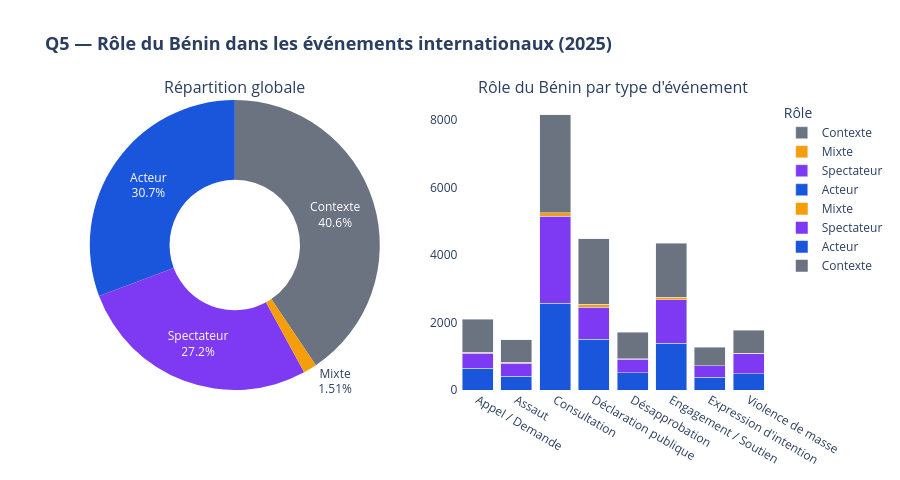

Source (notebook cell):
### Markdown cell above
---

## Q5 — Le Bénin est-il acteur ou spectateur sur la scène internationale ?

**Visualisation 5 : Rôle du Bénin dans les événements GDELT**

Chaque événement GDELT implique un acteur 1 (initiateur) et un acteur 2 (cible ou partenaire).  
Cette analyse détermine si le Bénin initie les événements (**Acteur**), en est la cible (**Spectateur**), est les deux à la fois (**Mixte**), ou sert uniquement de cadre géographique (**Contexte**).

### Code cell
# ── Q5 — VISUALIZATION 5 : Benin role distribution ──────────
role_counts = df["benin_role"].value_counts().reset_index()
role_colors = {
    "Acteur": "#1a56db",
    "Spectateur": "#7e3af2",
    "Mixte": "#f59e0b",
    "Contexte": "#6b7280"
}

fig5 = make_subplots(
    rows=1, cols=2,
    specs=[[{"type": "pie"}, {"type": "bar"}]],
    subplot_titles=(
        "Répartition globale",
        "Rôle du Bénin par type d'événement"
    )
)

# Pie chart
fig5.add_trace(
    go.Pie(
        labels=role_counts["benin_role"],
        values=role_counts["count"],
        marker_colors=[role_colors.get(l, "#aaa") for l in role_counts["benin_role"]],
        hole=0.45,
        textinfo="label+percent",
        name="Rôle"
    ),
    row=1, col=1
)

# Stacked bar: role × event type
role_event = (
    df.groupby(["event_root_label", "benin_role"])
    .size()
    .reset_index(name="count")
)
top_events = df["event_root_label"].value_counts().head(8).index.tolist()
role_event_top = role_event[role_event["event_root_label"].isin(top_events)]

for role in ["Acteur", "Spectateur", "Mixte", "Contexte"]:
    subset = role_event_top[role_event_top["benin_role"] == role]
    fig5.add_trace(
        go.Bar(
            x=subset["event_root_label"],
            y=subset["count"],
            name=role,
            marker_color=role_colors.get(role, "#aaa")
        ),
        row=1, col=2
    )

fig5.update_layout(
    height=480,
    title_text="<b>Q5 — Rôle du Bénin dans les événements internationaux (2025)</b>",
    title_font_size=18,
    barmode="stack",
    plot_bgcolor="white",
    paper_bgcolor="white",
    legend_title="Rôle"
)
fig5.show()

print("\nInsight Q5 :")
for _, row in role_counts.iterrows():
    pct = row["count"] / len(df) * 100
    print(f"  {row['benin_role']:<15} : {row['count']:>5,} événements ({pct:.1f}%)")

### Figure 1 — Plotly figure (JSON) as saved in the notebook; plotly's stock layout.template omitted (floating-point values rounded to 4 significant figures)
{"data": [{"domain": {"x": [0, 0.45], "y": [0, 1]}, "hole": 0.45, "labels": ["Contexte", "Acteur", "Spectateur", "Mixte"], "marker": {"colors": ["#6b7280", "#1a56db", "#7e3af2", "#f59e0b"]}, "name": "Rôle", "textinfo": "label+percent", "type": "pie", "values": [12777, 9675, 8576, 476]}, {"marker": {"color": "#1a56db"}, "name": "Acteur", "type": "bar", "x": ["Appel / Demande", "Assaut", "Consultation", "Déclaration publique", "Désapprobation", "Engagement / Soutien", "Expression d'intention", "Violence de masse"], "xaxis": "x", "y": [650, 401, 2574, 1501, 514, 1386, 374, 487], "yaxis": "y"}, {"marker": {"color": "#7e3af2"}, "name": "Spectateur", "type": "bar", "x": ["Appel / Demande", "Assaut", "Consultation", "Déclaration publique", "Désapprobation", "Engagement / Soutien", "Expression d'intention", "Violence de masse"], "xaxis": "x", "y": [434, 393, 2570, 956, 390, 1280, 341, 581], "yaxis": "y"}, {"marker": {"color": "#f59e0b"}, "name": "Mixte", "type": "bar", "x": ["Appel / Demande", "Assaut", "Consultation", "Déclaration publique", "Désapprobation", "Engagement / Soutien", "Expression d'intention", "Violence de masse"], "xaxis": "x", "y": [29, 28, 103, 86, 26, 86, 7, 23], "yaxis": "y"}, {"marker": {"color": "#6b7280"}, "name": "Contexte", "type": "bar", "x": ["Appel / Demande", "Assaut", "Consultation", "Déclaration publique", "Désapprobation", "Engagement / Soutien", "Expression d'intention", "Violence de masse"], "xaxis": "x", "y": [987, 664, 2911, 1931, 786, 1588, 543, 680], "yaxis": "y"}], "layout": {"annotations": [{"font": {"size": 16}, "showarrow": false, "text": "Répartition globale", "x": 0.225, "xanchor": "center", "xref": "paper", "y": 1, "yanchor": "bottom", "yref": "paper"}, {"font": {"size": 16}, "showarrow": false, "text": "Rôle du Bénin par type d'événement", "x": 0.775, "xanchor": "center", "xref": "paper", "y": 1, "yanchor": "bottom", "yref": "paper"}], "barmode": "stack", "height": 480, "legend": {"title": {"text": "Rôle"}}, "paper_bgcolor": "white", "plot_bgcolor": "white", "title": {"font": {"size": 18}, "text": "<b>Q5 — Rôle du Bénin dans les événements internationaux (2025)</b>"}, "xaxis": {"anchor": "y", "domain": [0.55, 1]}, "yaxis": {"anchor": "x", "domain": [0, 1]}}}
